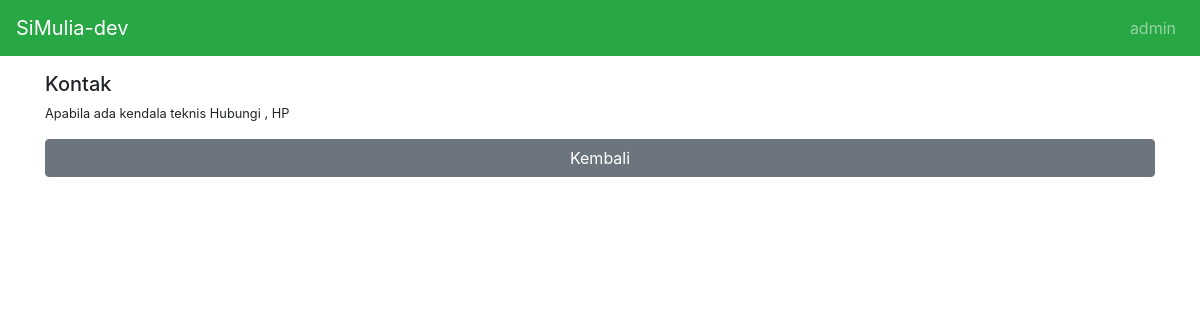
Before: /contact/ (signed in) with the older database file.
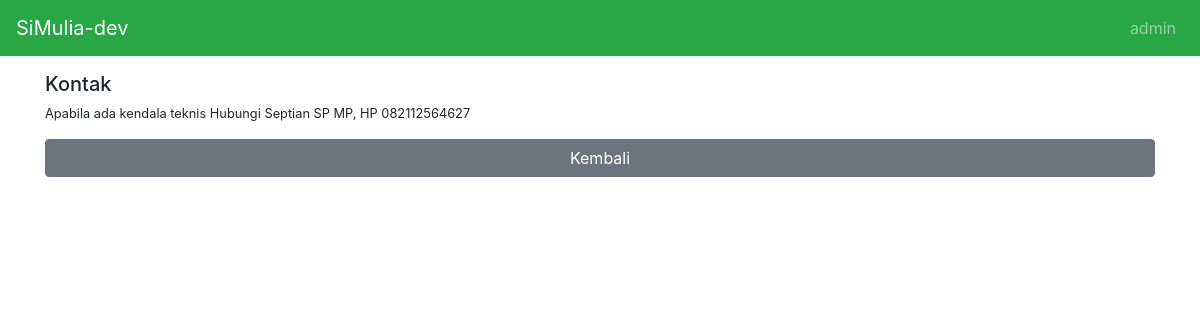
After: the same page with the newer database file.
### simuliaapp/models.py (models this page shows, shortened)
class Contact(models.Model):
    name = models.CharField(db_column='name', max_length=50, blank=False, verbose_name='Nama')
    phone = models.CharField(db_column='phone', max_length=20, blank=False, verbose_name='No HP')
    class Meta:
        db_table = 'contact'
        verbose_name = 'Kontak'
        verbose_name_plural = 'Kontak'

### simuliaapp/views.py (the view)
# urls.py: path('contact/', views.contact, name='contact'),
@login_required
def contact(request):
    contact = Contact.objects.first()
    return render(request, 'pages/contact.html', {'contact':contact})

### simuliaapp/templates/pages/contact.html (shortened to what this page needs)
{% extends 'layout/app.html' %}
{% load static %}
{% block body %}
<div id="content-wrapper">
    <div class="container">
        <h5>Kontak</h5>
        <p class="small">
            Apabila ada kendala teknis
            Hubungi {{contact.name}}, HP {{contact.phone}}
        </p>
        <div>
            <a type="button" class="btn btn-secondary btn-block mt-1" href="{%url 'home' %}">Kembali</a>
        </div>
    </div>
</div>
{% endblock %}

Changed rows visible on the page:
added Contact: name "Septian SP MP", phone "082112564627"
